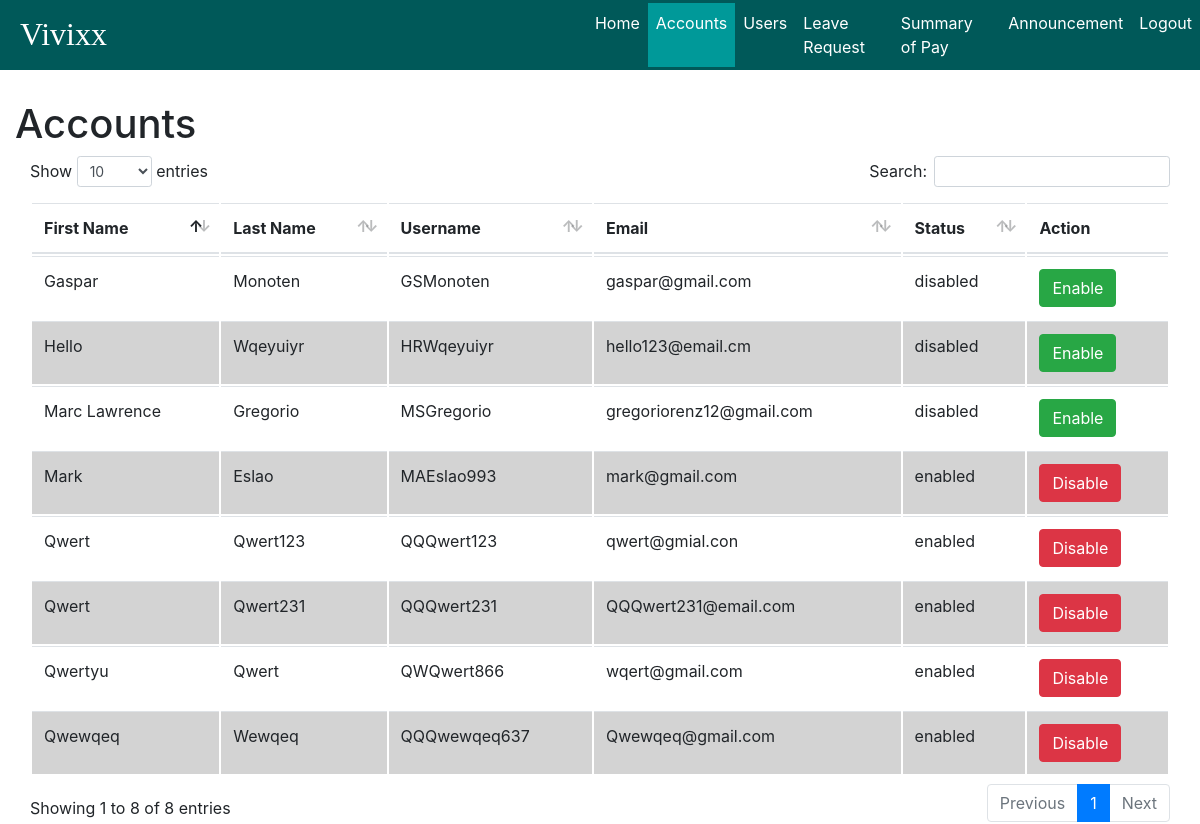
The page /admin/accounts/accounts_status.php (signed in) on the database its author committed.
### tables this page shows
CREATE TABLE `user` (
  `username` varchar(45) NOT NULL,
  `user_id` int(11) NOT NULL AUTO_INCREMENT,
  `email` varchar(45) NOT NULL,
  `password` varchar(255) NOT NULL,
  `date_registered` date NOT NULL,
  `status` enum('enabled','disabled') DEFAULT 'enabled',
  `type` enum('admin','user') DEFAULT 'user',
  PRIMARY KEY (`username`),
  UNIQUE KEY `user_id_UNIQUE` (`user_id`),
  UNIQUE KEY `username_UNIQUE` (`username`)
);

CREATE TABLE `user_info` (
  `user_id` int(11) NOT NULL,
  `prof_image` mediumblob,
  `first_name` varchar(45) DEFAULT NULL,
  `middle_name` varchar(45) DEFAULT NULL,
  `last_name` varchar(45) DEFAULT NULL,
  `birth_date` date DEFAULT NULL,
  `birth_place` varchar(45) DEFAULT NULL,
  `contact_number` varchar(45) DEFAULT NULL,
  `gender` enum('m','f') DEFAULT NULL,
  `height` varchar(45) DEFAULT NULL,
  `weight` int(3) DEFAULT NULL,
  `blood_type` enum('o','a','b','ab') DEFAULT NULL,
  `residential_address` varchar(45) DEFAULT NULL,
  `residential_zip` int(4) DEFAULT NULL,
  `residential_tel_no` varchar(45) DEFAULT NULL,
  `permanent_address` varchar(45) DEFAULT NULL,
  `permanent_zip` int(4) DEFAULT NULL,
  `permanent_tel_no` varchar(45) DEFAULT NULL,
  `citizenship` varchar(45) DEFAULT NULL,
  `religion` varchar(45) DEFAULT NULL,
  `civil_status` varchar(45) DEFAULT NULL,
  `sss_no` int(11) DEFAULT NULL,
  `tin` int(11) DEFAULT NULL,
  `philhealth_no` int(11) DEFAULT NULL,
  `pagibig_id_no` int(11) DEFAULT NULL,
  PRIMARY KEY (`user_id`),
  UNIQUE KEY `user_id_UNIQUE` (`user_id`),
  CONSTRAINT `user_id` FOREIGN KEY (`user_id`) REFERENCES `user` (`user_id`) ON DELETE CASCADE ON UPDATE CASCADE
);

### admin/accounts/accounts_status.php (the view, shortened to what this page needs)
<?php
	$connect = Connect();
?>
<!DOCTYPE html>
<html>
<head>
	<link rel="stylesheet" href="../../style/bootstrap/bootstrap.min.css">
	<link type="text/css" rel="stylesheet" href="../style/style.css" media="screen, projection">
    <link rel="stylesheet" href="../../style/datatables.css">
</head>
<body style="background-color:white !important;">
	<div id="wrapper">
		<nav class="navbar fixed-top navbar-expand-lg navbar-dark" id="navigation-bar">
			<a href="index" class="navbar-brand" style="margin-right:40vw;">Vivixx</a>
			<div class="collapse navbar-collapse" id="navbar-content">
				<ul class="navbar-nav">
					<li class="nav-item">
						<a class="nav-link" href="../index.php">Home</a>
					</li>
					<li class="nav-item active">
						<a class="nav-link" href="accounts_status.php">Accounts</a>
					</li>
					<li class="nav-item">
						<a class="nav-link" href="../user_information/user_information.php">Users</a>
					</li>
					<li class="nav-item">
						<a class="nav-link" href="../leave_request/leave_requests.php">Leave Request</a>
					</li>
					<li class="nav-item">
						<a class="nav-link" href="#">Summary of Pay</a>
					</li>
					<li class="nav-item">
						<a class="nav-link" href="../announcements/announcement.php">Announcement</a>
					</li>
					<li class="nav-item">
						<a class="nav-link logout" href="../logout.php">Logout</a>
					</li>
				</ul>
			</div>
		</nav>
		<div class="accounts-content container-fluid">
			<h1>Accounts</h1>
				<table class="table" id="table">
					<thead>
						<tr>
							<th>First Name</th>
							<th>Last Name</th>
							<th>Username</th>
							<th>Email</th>
							<th>Status</th>
							<th>Action</th>
						</tr>
					</thead>
					<?php
					$sql = "select username, email, first_name, last_name,status from user natural join user_info where type='user';";
					$result = $connect->query($sql);
					if($result-> num_rows > 0){
						while($row = $result->fetch_assoc()){
						if($row["status"] === "enabled"){
							$button = "
							<input name='disable' value='Disable' style='display: none;'>
							<a href='update_status.php?disable=".$row['status']."& username=".$row['username']."' class='show btn btn-danger'>Disable</a>";
						}else{
							$button = "
							<input name='enable' value='Enable' style='display: none;'>
							<a href='update_status.php?enable=".$row['status']."& username=".$row['username']."' class='show btn btn-success'>Enable</a>";
						}
							echo "
							<tr>
							<td>" . ucwords($row['first_name']) . "</td>
							<td>" . ucwords($row['last_name']) . "</td>
							<td>" . $row['username'] . "</td>
							<td>" . $row['email'] . "</td>
							<td>" . $row['status'] . "</td>
							<td>
							".$button."</td>
							</tr>";
						}
						}
					?>
  				</table>
		</div>
	</div>
</body>
</html>

### admin/style/style.css (style rules this page uses)
#navigation-bar { background-color: #005959; max-height: 70px; min-height: 70px; padding: 0 0 0 5px; }
#navigation-bar .navbar-brand { font-size: 2rem; font-family: rockwell; height: auto; margin: 3px 5px 5px 15px; }
#navigation-bar .navbar-nav .active { background-color: #009999; }
#navigation-bar .navbar-nav .nav-link { color: #fff; display: block; }
#wrapper .accounts-content { margin-top: 100px; }
#wrapper #navbar-content { background-color: inherit; }

### style/datatables.css (style rules this page uses)
table.dataTable { clear: both; margin-top: 6px !important; margin-bottom: 6px !important; max-width: none !important; border-collapse: separate !important; }
table.dataTable td, table.dataTable th { -webkit-box-sizing: content-box; box-sizing: content-box; }
table.dataTable thead > tr > th.sorting_asc, table.dataTable thead > tr > th.sorting_desc, table.dataTable thead > tr > th.sorting, table.dataTable thead > tr > td.sorting_asc, table.dataTable thead > tr > td.sorting_desc, table.dataTable thead > tr > td.sorting { padding-right: 30px; }
table.dataTable thead .sorting, table.dataTable thead .sorting_asc, table.dataTable thead .sorting_desc, table.dataTable thead .sorting_asc_disabled, table.dataTable thead .sorting_desc_disabled { cursor: pointer; position: relative; }
table.dataTable thead .sorting:before, table.dataTable thead .sorting:after, table.dataTable thead .sorting_asc:before, table.dataTable thead .sorting_asc:after, table.dataTable thead .sorting_desc:before, table.dataTable thead .sorting_desc:after, table.dataTable thead .sorting_asc_disabled:before, table.dataTable thead .sorting_asc_disabled:after, table.dataTable thead .sorting_desc_disabled:before, table.dataTable thead .sorting_desc_disabled:after { position: absolute; bottom: 0.9em; display: block; opacity: 0.3; }
table.dataTable thead .sorting:before, table.dataTable thead .sorting_asc:before, table.dataTable thead .sorting_desc:before, table.dataTable thead .sorting_asc_disabled:before, table.dataTable thead .sorting_desc_disabled:before { right: 1em; content: "\2191"; }
table.dataTable thead .sorting:after, table.dataTable thead .sorting_asc:after, table.dataTable thead .sorting_desc:after, table.dataTable thead .sorting_asc_disabled:after, table.dataTable thead .sorting_desc_disabled:after { right: 0.5em; content: "\2193"; }
table.dataTable thead .sorting_asc:before, table.dataTable thead .sorting_desc:after { opacity: 1; }
table.dataTable tr.odd { background-color: white; }
table.dataTable tr.even { background-color: lightgrey; }

### rows shown on the page
user: user.first_name "Gaspar", user.last_name "Monoten", username "GSMonoten", email "gaspar@gmail.com", status "disabled"
user: user.first_name "Hello", user.last_name "Wqeyuiyr", username "HRWqeyuiyr", email "hello123@email.cm", status "disabled"
user: user.first_name "Mark", user.last_name "Eslao", username "MAEslao993", email "mark@gmail.com", status "enabled"
user: user.first_name "Marc Lawrence", user.last_name "Gregorio", username "MSGregorio", email "gregoriorenz12@gmail.com", status "disabled"
user: user.first_name "Qwert", user.last_name "Qwert123", username "QQQwert123", email "qwert@gmial.con", status "enabled"
user: user.first_name "Qwert", user.last_name "Qwert231", username "QQQwert231", email "QQQwert231@email.com", status "enabled"
user: user.first_name "Qwewqeq", user.last_name "Wewqeq", username "QQQwewqeq637", email "Qwewqeq@gmail.com", status "enabled"
user: user.first_name "Qwertyu", user.last_name "Qwert", username "QWQwert866", email "wqert@gmail.com", status "enabled"
